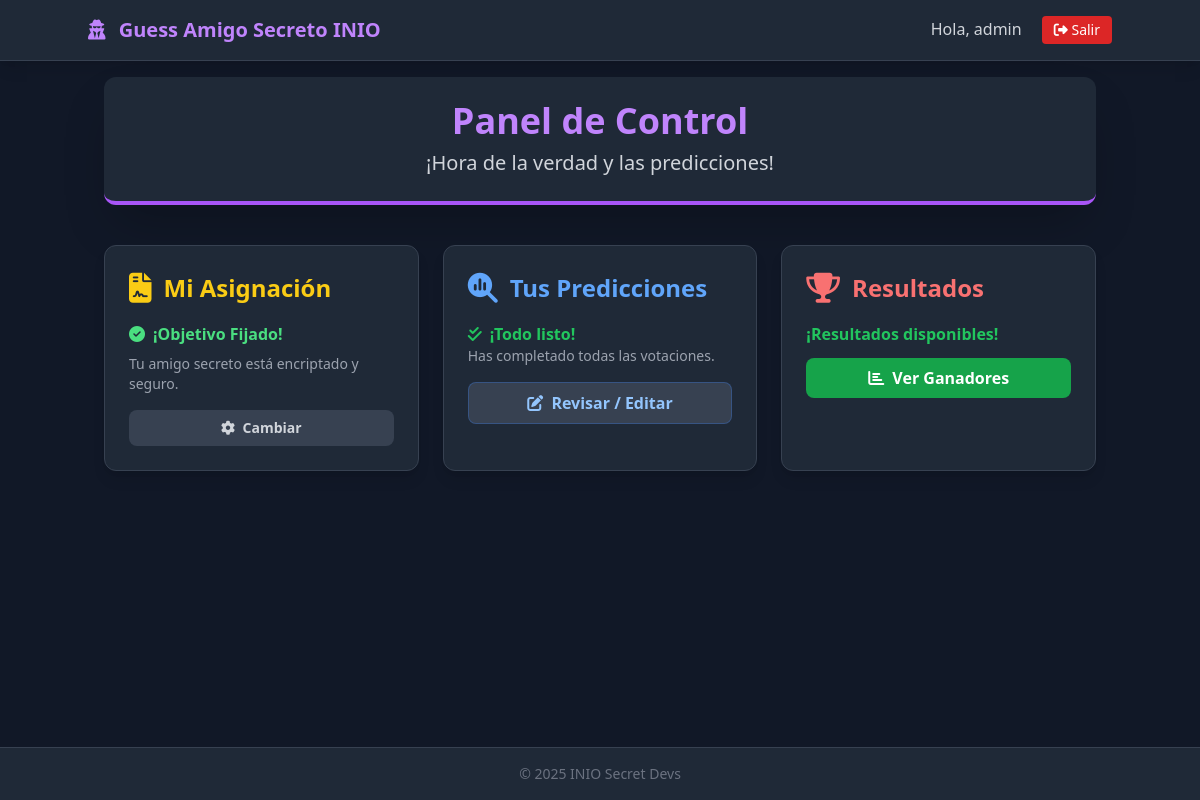
Page /dashboard/ (signed in) on the earlier database version.
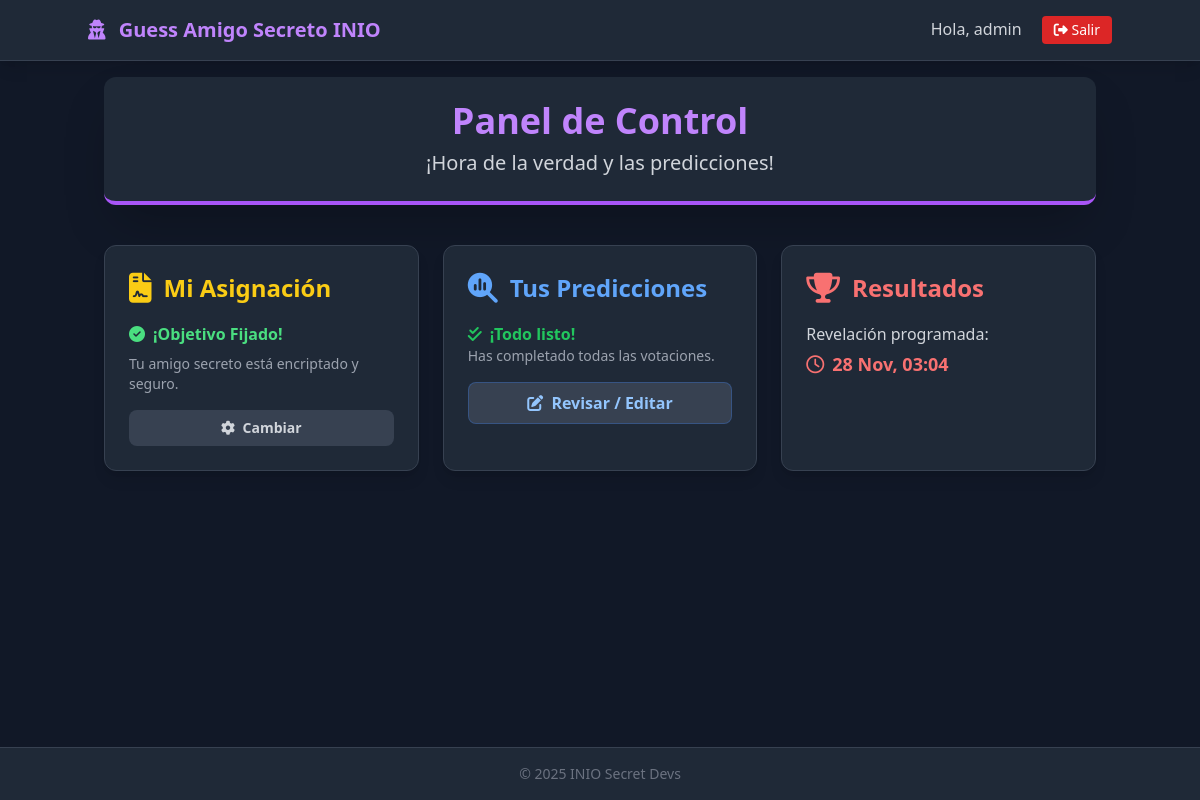
Same page on the later database version.
### game/models.py (models this page shows, shortened)
class GameSettings(models.Model):
    reveal_date = models.DateTimeField(help_text="Fecha y hora para revelar los resultados del juego.")
    class Meta:
        verbose_name_plural = "Configuraciones del Juego"

### game/views.py (the view)
# urls.py: path("dashboard/", views.dashboard, name="dashboard"),
@login_required
def dashboard(request):
    settings_obj = GameSettings.objects.first()
    is_reveal_time = False
    if settings_obj and timezone.now() >= settings_obj.reveal_date:
        is_reveal_time = True
    has_assigned = Assignment.objects.filter(giver=request.user).exists()
    total_users = User.objects.exclude(id=request.user.id).count()
    my_votes_count = Vote.objects.filter(voter=request.user).count()
    context = {
        "is_reveal_time": is_reveal_time,
        "reveal_date": settings_obj.reveal_date if settings_obj else None,
        "has_assigned": has_assigned,
        "pending_votes": total_users - my_votes_count,
    }
    return render(request, "game/dashboard.html", context)

### game/templates/game/dashboard.html (shortened to what this page needs)
{% extends "game/base.html" %}
{% block content %}
<div class="text-center mb-10 p-6 bg-gray-800 rounded-xl shadow-2xl border-b-4 border-purple-500">
    <h1 class="text-4xl font-bold mb-2 text-purple-400">Panel de Control</h1>
    <p class="text-xl text-gray-300">¡Hora de la verdad y las predicciones!</p>
</div>
<div class="grid grid-cols-1 md:grid-cols-3 gap-6">
    <div class="bg-gray-800 p-6 rounded-xl shadow-lg border border-gray-700 hover:border-yellow-500 transition duration-300 transform hover:-translate-y-1">
        <h2 class="text-2xl font-semibold mb-4 text-yellow-400 flex items-center">
            <i class="fas fa-file-contract mr-3 text-3xl"></i>
            Mi Asignación
        </h2>
        {% if has_assigned %}
            <p class="text-green-400 font-bold flex items-center gap-2">
                <i class="fas fa-check-circle"></i> ¡Objetivo Fijado!
            </p>
            <p class="text-gray-400 mt-2 text-sm">Tu amigo secreto está encriptado y seguro.</p>
            <a href="{% url 'set_target' %}" class="mt-4 inline-block w-full text-center bg-gray-700 hover:bg-gray-600 text-gray-300 font-bold py-2 px-4 rounded-lg transition duration-300 text-sm">
                <i class="fas fa-cog mr-1"></i> Cambiar
            </a>
        {% endif %}
    </div>
    <div class="bg-gray-800 p-6 rounded-xl shadow-lg border border-gray-700 hover:border-blue-500 transition duration-300 transform hover:-translate-y-1">
        <h2 class="text-2xl font-semibold mb-4 text-blue-400 flex items-center">
            <i class="fas fa-magnifying-glass-chart mr-3 text-3xl"></i>
            Tus Predicciones
        </h2>
        {% if pending_votes > 0 %}
            <p class="text-gray-300 mb-3">Te quedan <strong class="text-white">{{ pending_votes }}</strong> predicciones.</p>
            <a href="{% url 'voting_area' %}" class="inline-block w-full text-center bg-blue-600 hover:bg-blue-700 text-white font-bold py-2 px-4 rounded-lg transition duration-300">
                <i class="fas fa-vote-yea mr-1"></i> Ir a Votar
            </a>
        {% else %}
            <div class="mb-4">
                <p class="text-green-500 font-bold flex items-center gap-2">
                    <i class="fas fa-check-double"></i> ¡Todo listo!
                </p>
                <p class="text-sm text-gray-400">Has completado todas las votaciones.</p>
            </div>
            <a href="{% url 'voting_area' %}" class="inline-block w-full text-center bg-gray-700 hover:bg-gray-600 text-blue-300 border border-blue-500/30 font-bold py-2 px-4 rounded-lg transition duration-300">
                <i class="fas fa-edit mr-1"></i> Revisar / Editar
            </a>
        {% endif %}
    </div>
    <div class="bg-gray-800 p-6 rounded-xl shadow-lg border border-gray-700 hover:border-red-500 transition duration-300 transform hover:-translate-y-1">
        <h2 class="text-2xl font-semibold mb-4 text-red-400 flex items-center">
            <i class="fas fa-trophy mr-3 text-3xl"></i>
            Resultados
        </h2>
        {% if is_reveal_time %}
            <p class="text-green-500 font-bold mb-3">¡Resultados disponibles!</p>
            <a href="{% url 'results' %}" class="inline-block w-full text-center bg-green-600 hover:bg-green-700 text-white font-bold py-2 px-4 rounded-lg transition duration-300">
                <i class="fas fa-chart-bar mr-1"></i> Ver Ganadores
            </a>
        {% else %}
            <p class="text-gray-300 mb-1">Revelación programada:</p>
            <p class="text-red-400 font-bold text-lg flex items-center gap-2">
                <i class="far fa-clock"></i> {{ reveal_date|date:"d M, H:i" }}
            </p>
        {% endif %}
    </div>
</div>
{% endblock %}

### game/templates/game/base.html (shortened to what this page needs)
<!DOCTYPE html>
<html lang="es">
<head>
    <script src="https://cdn.tailwindcss.com"></script>
    <link rel="stylesheet" href="https://cdnjs.cloudflare.com/ajax/libs/font-awesome/6.4.0/css/all.min.css">
</head>
<body class="bg-gray-900 text-white font-sans min-h-screen flex flex-col">
    <nav class="bg-gray-800 p-4 border-b border-gray-700 shadow-lg">
        <div class="container mx-auto flex justify-between items-center">
            <a href="{% url 'dashboard' %}" class="text-xl font-bold text-purple-400 hover:text-purple-300 transition">
                <i class="fas fa-user-secret mr-2"></i> Guess Amigo Secreto INIO
            </a>
            <div>
                {% if user.is_authenticated %}
                    <span class="mr-4 text-gray-300 hidden sm:inline">Hola, {{ user.username }}</span>
                    <form method="post" action="{% url 'logout' %}" class="inline">
                        <button type="submit" class="text-sm bg-red-600 px-3 py-1 rounded hover:bg-red-700 transition">
                            <i class="fas fa-sign-out-alt"></i> Salir
                        </button>
                    </form>
                {% else %}
                    <a href="{% url 'login' %}" class="text-blue-400 hover:text-blue-300">
                        <i class="fas fa-sign-in-alt"></i> Login
                    </a>
                {% endif %}
            </div>
        </div>
    </nav>
    <main class="container mx-auto p-4 flex-grow">
        {% block content %}{% endblock %}
    </main>
    <footer class="bg-gray-800 text-center p-4 text-gray-500 text-sm border-t border-gray-700">
        &copy; 2025 INIO Secret Devs
    </footer>
</body>
</html>

Differences in the rows shown:
now on this page (row edited): GameSettings: reveal_date "28 Nov, 03:04"
Other differences:
text no longer shown: "¡Resultados disponibles! Ver Ganadores"
text now shown: "Revelación programada:"
